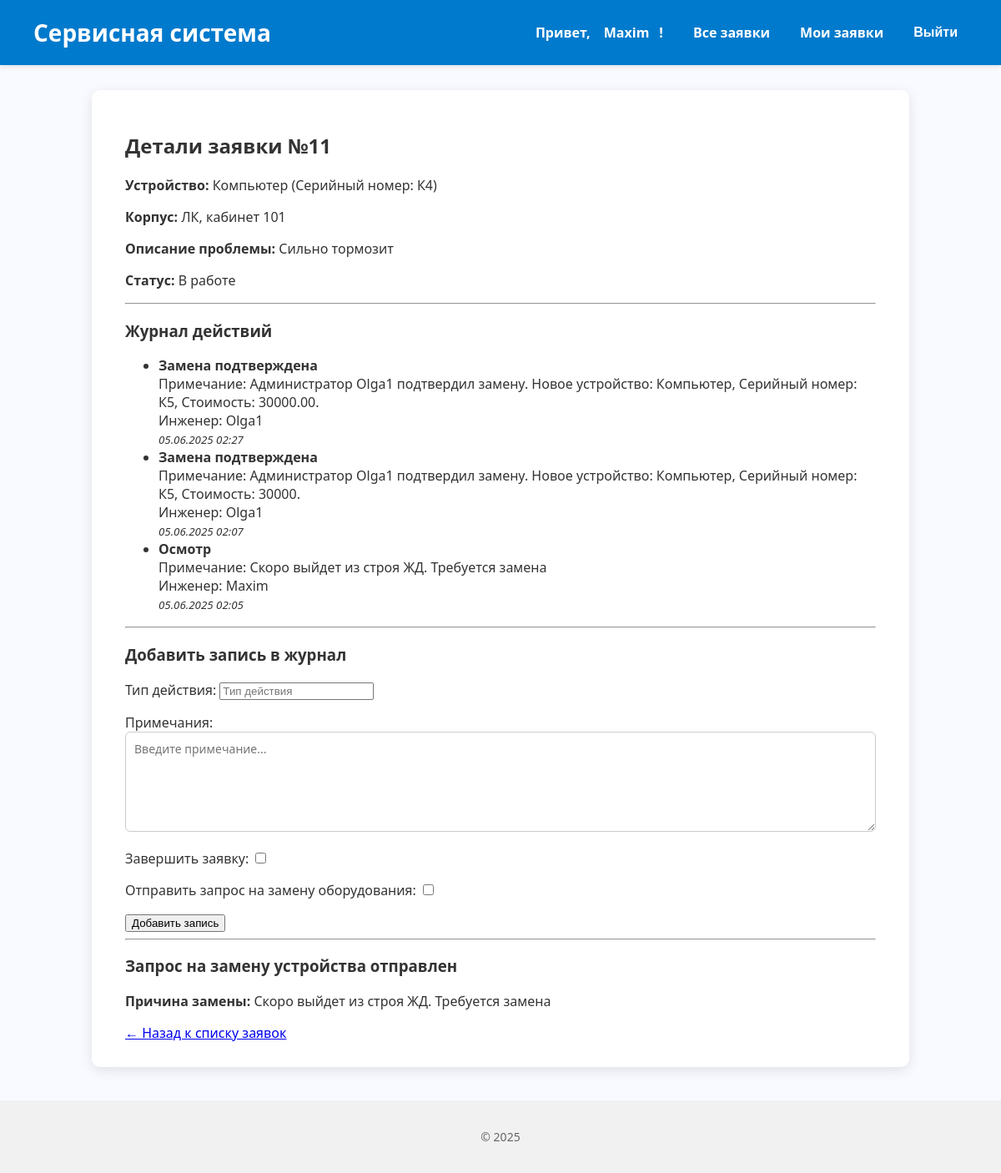
/engineer/request/11/ (signed in), run on an earlier commit of the app's database.
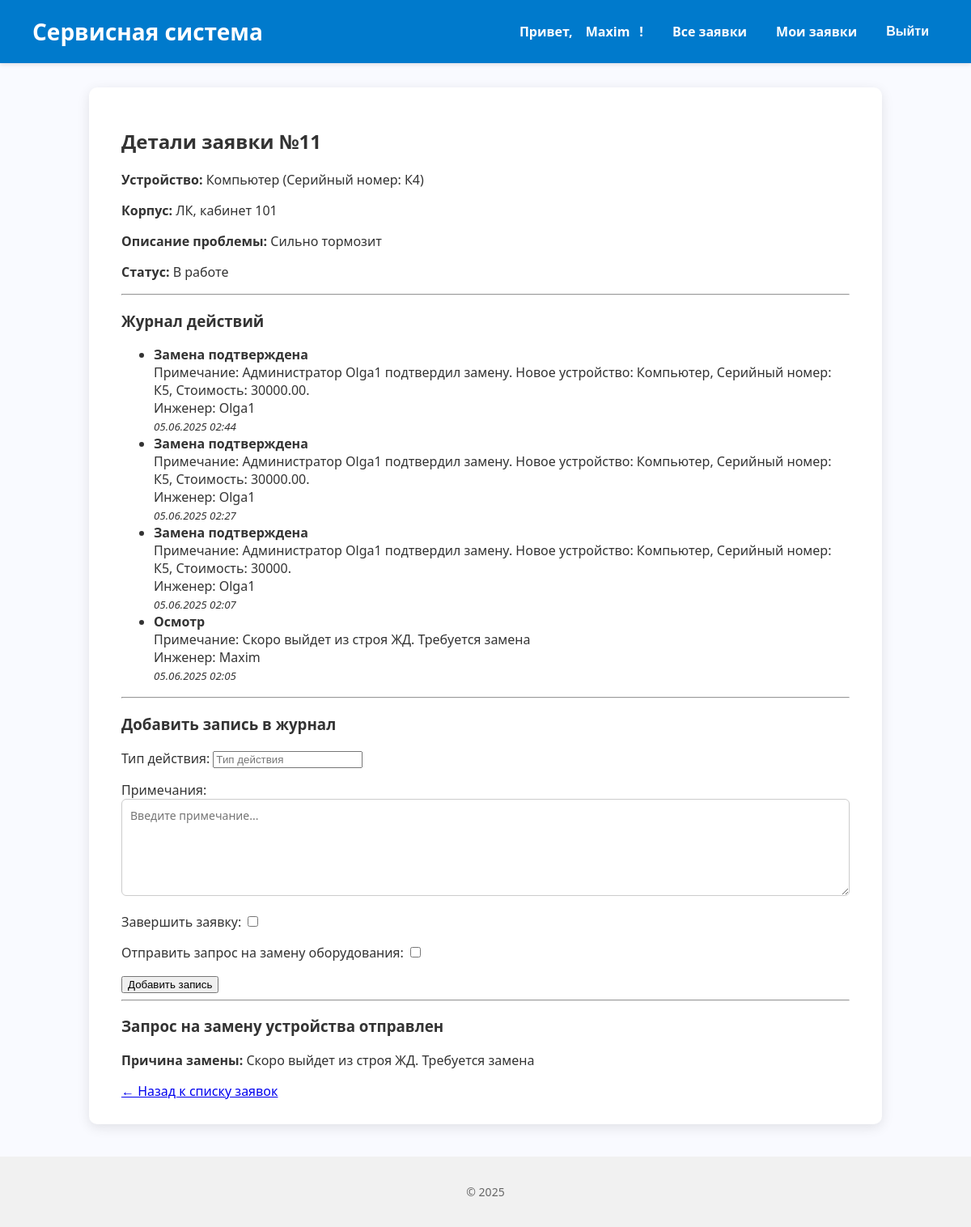
And on a later commit of the database.
### core/models.py (models this page shows, shortened)
class ServiceLog(models.Model):
    request = models.ForeignKey(ServiceRequest, on_delete=models.CASCADE, related_name='service_logs', verbose_name="Заявка")
    engineer = models.ForeignKey(
        settings.AUTH_USER_MODEL, on_delete=models.SET_NULL,
        null=True, related_name='service_logs', verbose_name="Инженер"
    )
    action_date = models.DateTimeField("Дата действия", auto_now_add=True)
    action_type = models.CharField("Тип действия", max_length=50)  # установка, диагностика, ремонт
    notes = models.TextField("Примечания", blank=True)
    cost = models.DecimalField("Стоимость работы", max_digits=10, decimal_places=2, default=0.0)
    class Meta:
        verbose_name = "Журнал обслуживания"
        verbose_name_plural = "Журналы обслуживания"

class User(AbstractUser):
    ROLE_CHOICES = [
        ('admin', 'Администратор'),
        ('engineer', 'Инженер'),
        ('teacher', 'Преподаватель'),
    ]
    role = models.CharField(max_length=20, choices=ROLE_CHOICES, blank=True, null=True)

### core/views.py (the view, shortened to what this page needs)
# urls.py: path('engineer/request/<int:request_id>/', views.engineer_request_detail, name='engineer_request_detail'),
@login_required
@engineer_required
def engineer_request_detail(request, request_id):
    service_request = get_object_or_404(ServiceRequest, id=request_id)
    replacement_request = ReplacementRequest.objects.filter(service_request=service_request).first()
    if request.method == 'POST':
        form_log = ServiceLogForm(request.POST)
        if form_log.is_valid():
            log = form_log.save(commit=False)
            log.request = service_request
            log.engineer = request.user
            log.save()
            if form_log.cleaned_data.get('complete_request'):
                service_request.is_completed = True
                service_request.is_paused = False
                service_request.save()
            if form_log.cleaned_data.get('replacement_request'):
                if not replacement_request:
                    replacement_request = ReplacementRequest.objects.create(
                        service_request=service_request,
                        engineer=request.user,
                        reason=log.notes,
                        admin_approved=False,
                    )
                else:
                    replacement_request.reason = log.notes
                    replacement_request.admin_approved = False
                    replacement_request.save()
                service_request.requires_replacement = True
                service_request.is_paused = True
                service_request.save()
            return redirect('engineer_request_detail', request_id=request_id)
        elif 'replacement_report' in request.POST and replacement_request and replacement_request.admin_approved:
            form_report = DeviceReplacementReportForm(request.POST)
            if form_report.is_valid():
                try:
                    report = DeviceReplacementReport.objects.get(replacement_request=replacement_request)
                    for field, value in form_report.cleaned_data.items():
                        setattr(report, field, value)
                    report.created_by = request.user
                    report.save()
                except DeviceReplacementReport.DoesNotExist:
                    report = form_report.save(commit=False)
                    report.replacement_request = replacement_request
                    report.created_by = request.user
                    report.save()
                service_request.is_completed = True
                service_request.is_paused = False
                service_request.save()
                messages.success(request, 'Отчёт по замене успешно сохранён и заявка закрыта.')
                return redirect('engineer_request_detail', request_id=request_id)
    else:
        form_log = ServiceLogForm()
        form_report = None
        if replacement_request and replacement_request.admin_approved:
            try:
                report_instance = replacement_request.devicereplacementreport
            except DeviceReplacementReport.DoesNotExist:
                report_instance = None
            form_report = DeviceReplacementReportForm(instance=report_instance)
    logs = service_request.service_logs.select_related('engineer').order_by('-action_date')
    context = {
        'request': service_request,
        'form_log': form_log,
        'form_report': form_report,
        'logs': logs,
        'replacement_request': replacement_request,
    }
    return render(request, 'core/engineer_request_detail.html', context)

### core/forms.py
class ServiceLogForm(forms.ModelForm):
    complete_request = forms.BooleanField(
        required=False,
        label="Завершить заявку"
    )
    replacement_request = forms.BooleanField(
        required=False,
        label="Отправить запрос на замену оборудования"
    )
    class Meta:
        model = ServiceLog
        fields = ['action_type', 'notes']  # обязательно поле notes
        widgets = {
            'notes': forms.Textarea(attrs={'rows': 3, 'placeholder': 'Введите примечание...'}),
            'action_type': forms.TextInput(attrs={'placeholder': 'Тип действия'}),
        }

### core/templates/core/engineer_request_detail.html (shortened to what this page needs)
{% extends 'base.html' %}
{% block content %}
<h2>Детали заявки №{{ request.id }}</h2>
<p><strong>Устройство:</strong> {{ request.device.name }} (Серийный номер: {{ request.device.serial_number }})</p>
<p><strong>Корпус:</strong> {{ request.device.cabinet.building }}, кабинет {{ request.device.cabinet.number }}</p>
<p><strong>Описание проблемы:</strong> {{ request.description }}</p>
<p><strong>Статус:</strong>
  {% if request.is_completed %}
    Выполнена
  {% elif request.is_paused %}
    Приостановлена (ожидает одобрения администратора)
  {% else %}
    В работе
  {% endif %}
</p>
<hr>
<h3>Журнал действий</h3>
{% if logs %}
  <ul>
    {% for log in logs %}
      <li>
        <strong>{{ log.action_type }}</strong><br>
        {% if log.notes %}
          Примечание: {{ log.notes }}<br>
        {% endif %}
        Инженер: {{ log.engineer.username }}<br>
        <small><em>{{ log.action_date|date:"d.m.Y H:i" }}</em></small>
      </li>
    {% endfor %}
  </ul>
{% else %}
  <p>Нет записей в журнале.</p>
{% endif %}
<hr>
{% if not request.is_completed %}
  {% if request.is_paused %}
    <p style="color: red; font-weight: bold;">
      Заявка приостановлена и ожидает одобрения администратора. Пока заявка в паузе, действия заблокированы.
    </p>
  {% else %}
    <h3>Добавить запись в журнал</h3>
    <form method="post">
      {{ form_log.as_p }}
      <button type="submit" name="submit_log">Добавить запись</button>
    </form>
  {% endif %}
  {% if replacement_request %}
    <hr>
    <h3>Запрос на замену устройства отправлен</h3>
    <p><strong>Причина замены:</strong> {{ replacement_request.reason }}</p>
  {% endif %}
{% else %}
  <p><em>Заявка выполнена.</em></p>
{% endif %}
<a href="{% url 'engineer_dashboard' %}">← Назад к списку заявок</a>
{% endblock %}

What changed in the data, as far as the page shows it:
added ServiceLog: action_type "Замена подтверждена", notes "Администратор Olga1 подтвердил замену. Новое устройство: Компьютер, Серийный номер: К5, Стоимость: 30000.00.", engineer.username "Olga1", action_date "05.06.2025 02:44"
